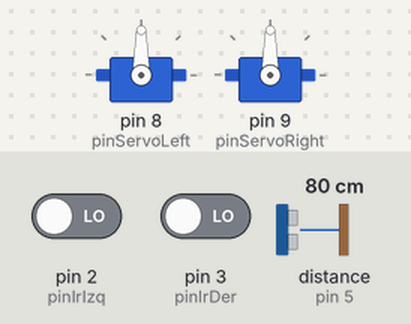
The sketch below on a simulated Arduino Uno, built with avr-gcc and run on an emulated ATmega328P. Parts: 2 × servo. Wiring (inferred from the names in the program): ultrasonic range finder: trigger pin 4; echo pin 5. Inputs (shaded band) come from the test bench; at power-on: distance to the obstacle (sensor on pin 5) 80 cm, pin 2 (pinIrIzq) LOW, pin 3 (pinIrDer) LOW. The echo pulse lasts 58.3 µs per cm; what the sketch prints to the serial monitor is not drawn.

Above: at 1.5 s.
1.6 s: distance to the obstacle (sensor on pin 5) set to 19 cm
3.1 s: distance to the obstacle (sensor on pin 5) set to 15 cm
At 4.8 s:
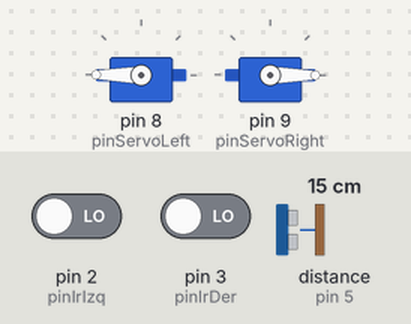
6.1 s: pin 2 (pinIrIzq) driven HIGH
At 8.68 s:
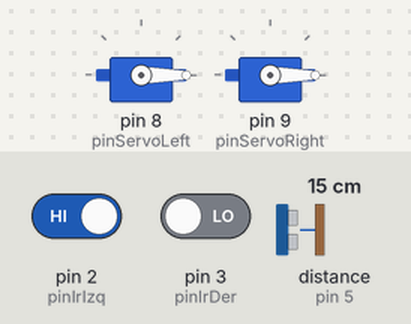
9.1 s: pin 2 (pinIrIzq) driven LOW and pin 3 (pinIrDer) driven HIGH
12.1 s: distance to the obstacle (sensor on pin 5) set to 18 cm
At 14.3 s:
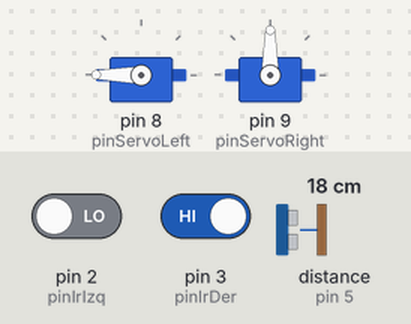
14.6 s: pin 3 (pinIrDer) driven LOW
At 15.9 s:
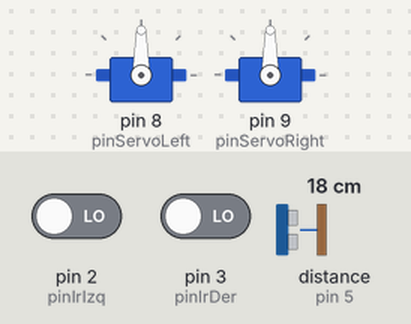
Timing chart, 0 to 17.1 s (numbered marks = the images above; inputs shaded):
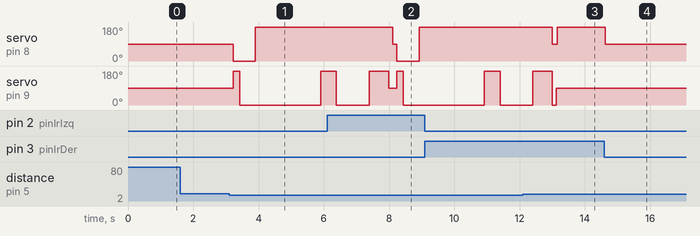

The sketch:

7.3.ino
```cpp
/*
Hecho por:
Martín Almoina Iglesias UO300717
Sergio Fernandez-Miranda Longo UO302282
Ikram El Mabrouk Morhnane UO301848
*/

#include <Servo.h>

// === Señal de línea (digital) ===
const int NO_LINE = LOW;
const int LINE    = HIGH;

// === Servos y pines ===
Servo servoLeft;
Servo servoRight;

const int pinIrDer      = 3;
const int pinIrIzq      = 2;
const int pinServoRight = 9;
const int pinServoLeft  = 8;

// === Ultrasónico ===
const int pinTrig = 4;   // Trig en D4
const int pinEcho = 5;   // Echo en D5

// === Comandos de servo (servo continuo; 90=stop) ===
const int STOP          = 90;
const int BACKWARD      = 0;
const int FORWARD       = 180;
const int FORWARD_SLOW  = 135;
const int BACKWARD_SLOW = 45;

// === Tiempos (ms) de la maniobra de esquiva (AGRESIVOS, salida por IZQUIERDA) ===
// Sentido horario: salimos hacia la IZQUIERDA para trazar por FUERA y reentramos a la derecha.
unsigned int T_RETROCEDER      = 200;   // 150–250 ms
unsigned int T_PIVOT_SALIDA    = 480;   // giro IZQUIERDA ~100–120°
unsigned int T_AVANCE_LIBRAR   = 2000;   // antes 2000 ms → más corto (ganar lateral)
unsigned int T_PIVOT_PARALELO  = 480;   // giro DERECHA ~95–110°
unsigned int T_AVANCE_BORDEO   = 1000;  // 900–1300 ms (pasar el vaso por fuera)
unsigned int T_PIVOT_REENTRADA = 600;   // giro DERECHA hacia la línea
unsigned int T_BUSCA_LINEA_TO  = 3000;  // tiempo máx para reencontrar línea

// === Umbral de detección de obstáculo frontal (cm) ===
int DIST_OBS_CM = 16;               // 14–20 cm según pista
const unsigned long PROX_DEBOUNCE_MS = 40;

// === Utilidades de conducción ===
inline void stopNow() {
  servoLeft.write(STOP);
  servoRight.write(STOP);
}

inline void forwardFast() {
  // Avance recto según vuestro mapeo
  servoLeft.write(FORWARD);
  servoRight.write(BACKWARD);
}

inline void backwardFast() {
  servoLeft.write(BACKWARD);
  servoRight.write(FORWARD);
}

// Pivotes en el sitio (según vuestro montaje):
// - Pivot RIGHT (horario): ambos FORWARD
// - Pivot LEFT  (antihorario): ambos BACKWARD
inline void pivotRight() {
  servoLeft.write(FORWARD);
  servoRight.write(FORWARD);
}
inline void pivotLeft() {
  servoLeft.write(BACKWARD);
  servoRight.write(BACKWARD);
}

inline bool irLeftOnLine()  { return digitalRead(pinIrIzq) == LINE; }
inline bool irRightOnLine() { return digitalRead(pinIrDer) == LINE; }

// === Ultrasonidos: lectura estable (mediana de 3) ===
long readDistanceCmOnce() {
  digitalWrite(pinTrig, LOW);
  delayMicroseconds(2);
  digitalWrite(pinTrig, HIGH);
  delayMicroseconds(10);
  digitalWrite(pinTrig, LOW);
  // Timeout ~25 ms → ~4.3 m para evitar bloqueos
  unsigned long dur = pulseIn(pinEcho, HIGH, 25000UL);
  if (dur == 0) return 999;           // sin eco dentro de timeout
  long cm = (long)(dur / 58.0);       // conversión típica a cm
  if (cm <= 0) cm = 999;
  return cm;
}

long readDistanceCm() {
  long a = readDistanceCmOnce(); delay(10);
  long b = readDistanceCmOnce(); delay(10);
  long c = readDistanceCmOnce();
  // Mediana de 3 para robustez
  long maxab = (a > b) ? a : b;
  long minab = (a < b) ? a : b;
  long med = (c > maxab) ? maxab : ((c < minab) ? minab : c);
  return med;
}

// Detección con pequeño debounce temporal
bool obstaculoDelante() {
  long d = readDistanceCm();
  if (d <= DIST_OBS_CM) {
    delay(PROX_DEBOUNCE_MS);
    long d2 = readDistanceCm();
    return d2 <= DIST_OBS_CM;
  }
  return false;
}

// Avances temporizados
void driveForwardMs(unsigned int t)  { forwardFast();   delay(t); stopNow(); }
void driveBackwardMs(unsigned int t) { backwardFast();  delay(t); stopNow(); }
void pivotRightMs(unsigned int t)    { pivotRight();    delay(t); stopNow(); }
void pivotLeftMs(unsigned int t)     { pivotLeft();     delay(t); stopNow(); }

// Avanzar hasta detectar línea (uno de los IR) o timeout
bool avanzarHastaLinea(unsigned long timeoutMs) {
  unsigned long t0 = millis();
  forwardFast();
  while (millis() - t0 < timeoutMs) {
    if (irLeftOnLine() || irRightOnLine()) {
      stopNow();
      return true;
    }
    delay(5);
  }
  stopNow();
  return false;
}

// Realinear al recuperar línea
void realinearConLinea() {
  if (irLeftOnLine() && !irRightOnLine()) {
    // Corrige a la derecha
    servoLeft.write(FORWARD);
    servoRight.write(STOP);
    delay(120); // Ajustar fino si hace falta
    stopNow();
  } else if (!irLeftOnLine() && irRightOnLine()) {
    // Corrige a la izquierda
    servoLeft.write(STOP);
    servoRight.write(BACKWARD);
    delay(120);
    stopNow();
  }
}

// Maniobra completa de esquiva (salida por IZQUIERDA → curva por FUERA)
void esquivarObstaculo() {
  // 1) Freno + retroceso corto
  stopNow();
  delay(40);
  driveBackwardMs(T_RETROCEDER);

  // 2) Salir hacia fuera por la IZQUIERDA (giro antihorario)
  pivotLeftMs(T_PIVOT_SALIDA);

  // 3) Alejarse un poco (tramo corto; dependemos poco de la velocidad)
  driveForwardMs(T_AVANCE_LIBRAR);

  // 4) Colocarse paralelo al exterior (giro a la DERECHA)
  pivotRightMs(T_PIVOT_PARALELO);

  // 5) Bordear el vaso por fuera
  driveForwardMs(T_AVANCE_BORDEO);

  // 6) Giro a la DERECHA para reentrar hacia la línea
  pivotRightMs(T_PIVOT_REENTRADA);

  // 7) Avanzar hasta enganchar la línea
  bool encontrada = avanzarHastaLinea(T_BUSCA_LINEA_TO);

  if (!encontrada) {
    // Fallback: barrido antihorario lento para reencontrar la línea
    unsigned long t0 = millis();
    while (millis() - t0 < 2500) {
      servoLeft.write(BACKWARD_SLOW);
      servoRight.write(BACKWARD_SLOW);
      if (irLeftOnLine() || irRightOnLine()) break;
      delay(5);
    }
    stopNow();
  }

  // 8) Ajuste fino
  realinearConLinea();
}

void setup() {
  Serial.begin(9600);

  pinMode(pinIrDer, INPUT);
  pinMode(pinIrIzq, INPUT);

  pinMode(pinTrig, OUTPUT);
  pinMode(pinEcho, INPUT);

  servoLeft.attach(pinServoLeft);
  servoRight.attach(pinServoRight);

  stopNow();
  delay(300);
}

void loop() {
  // Prioridad: obstáculo frontal con ultrasónico
  if (obstaculoDelante()) {
    Serial.println("Obstaculo delante → ESQUIVAR (sale por IZQUIERDA, curva por FUERA)");
    esquivarObstaculo();
    return; // al volver, seguimos con el seguidor
  }

  // Seguidor de línea (sentido horario)
  bool L = (digitalRead(pinIrIzq) == LINE);
  bool R = (digitalRead(pinIrDer) == LINE);

  if (L && R) {
    // centrado
    servoLeft.write(FORWARD);
    servoRight.write(BACKWARD);
  } else if (L && !R) {
    // corrige a la izquierda
    Serial.println("gira izquierda");
    servoLeft.write(STOP);
    servoRight.write(BACKWARD);
  } else if (!L && R) {
    // corrige a la derecha
    Serial.println("gira derecha");
    servoLeft.write(FORWARD);
    servoRight.write(STOP);
  } else {
    // sin línea bajo ambos sensores → detente (más seguro)
    servoLeft.write(STOP);
    servoRight.write(STOP);
  }
}
```

Measured:
- the behaviour switches between 18 and 17 cm on distance to the obstacle (sensor on pin 5) (found by bisection; images 0 and 1)
- after the input at 1.6 s, every drawn part: stays the same
- after the input at 3.1 s, servo on pin 8 (pinServoLeft): 90° → 0° after 0.13 s, → 180° 0.68 s later; servo on pin 9 (pinServoRight): 90° → 180° after 0.13 s, → 0° 0.20 s later, → 180° 2.5 s later
- after the input at 6.1 s, servo on pin 8 (pinServoLeft): 180° → 90° after 2.0 s, → 0° 0.13 s later, → 180° 0.68 s later
- after the input at 12.1 s, servo on pin 9 (pinServoRight): goes on until 13.1 s, then stays 90°
- after the input at 14.6 s, servo on pin 8 (pinServoLeft): 180° → 90° at once
